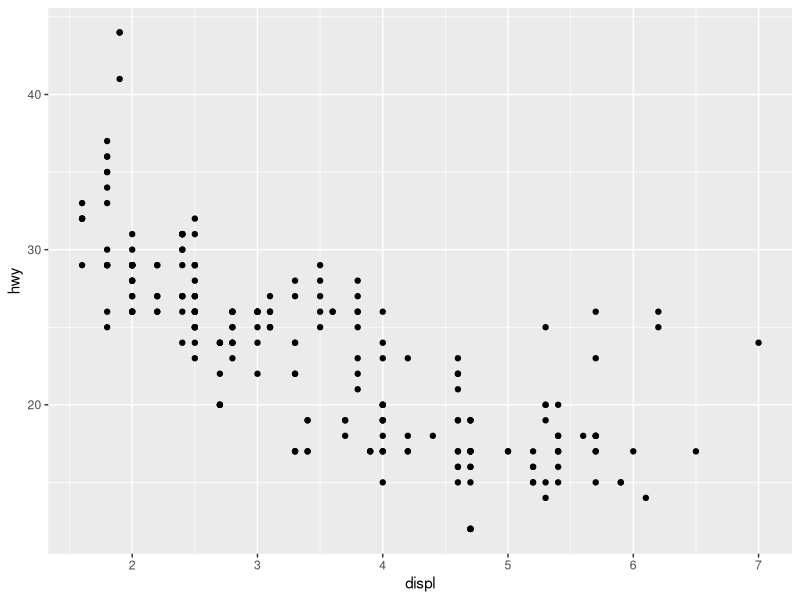
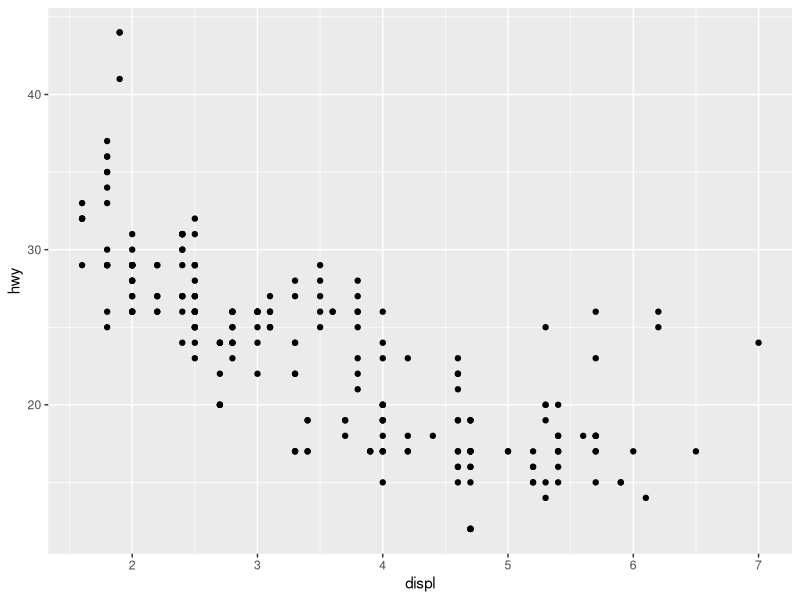
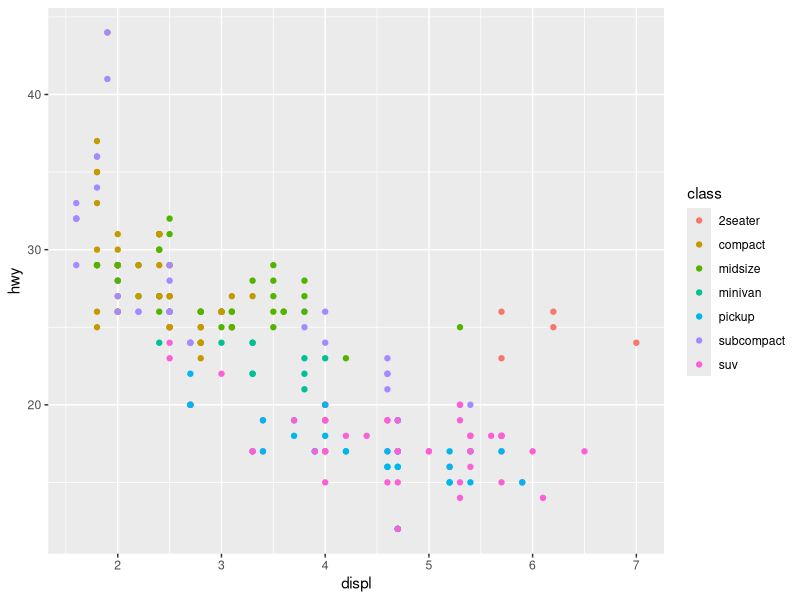
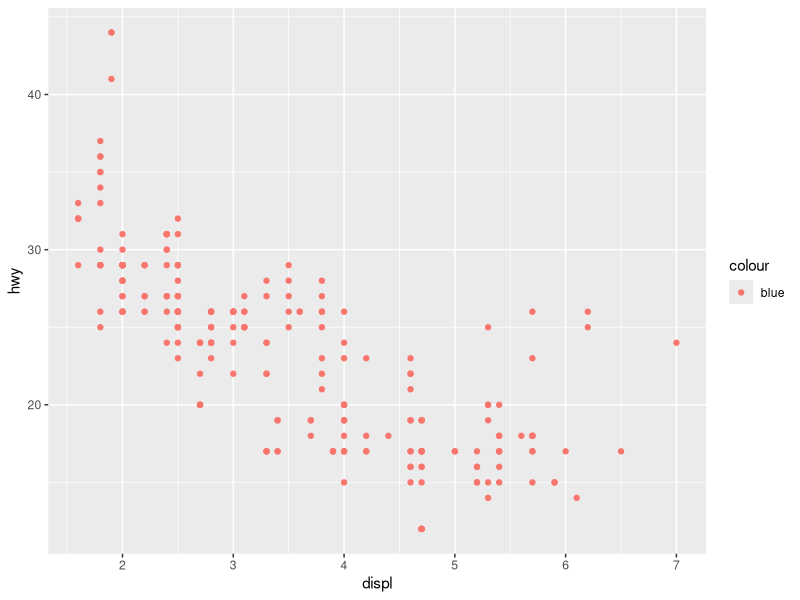
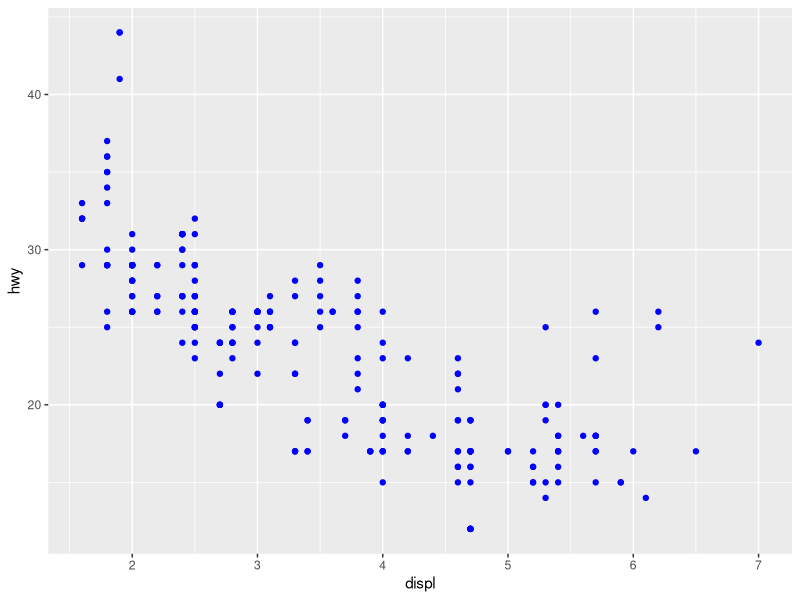
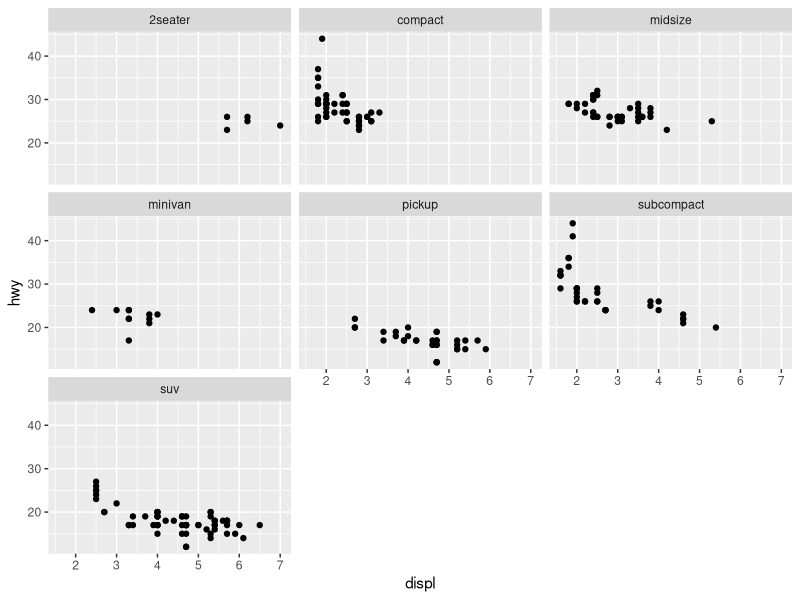
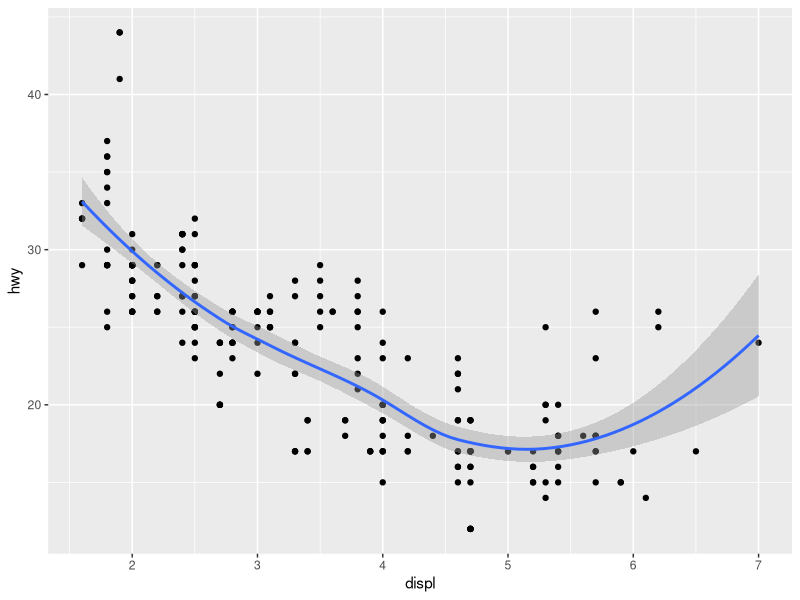
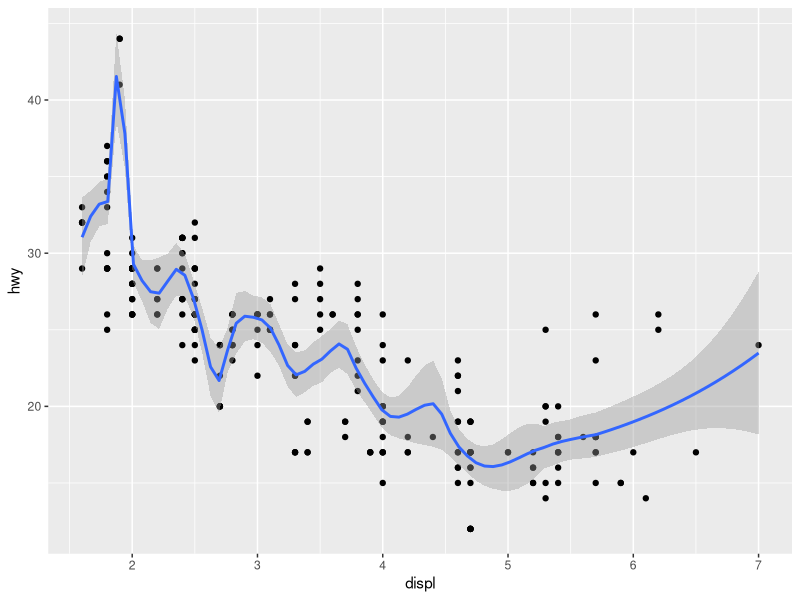

These figures' R source, in order:
## ---- chunk 1
knitr::opts_chunk$set(echo = TRUE)
## ---- chunk 2
library(ggplot2)
## ---- chunk 3
#> # A tibble: 234 × 11
#>   manufacturer model displ  year   cyl trans      drv     cty   hwy fl    class 
#>   <chr>        <chr> <dbl> <int> <int> <chr>      <chr> <int> <int> <chr> <chr> 
#> 1 audi         a4      1.8  1999     4 auto(l5)   f        18    29 p     compa…
#> 2 audi         a4      1.8  1999     4 manual(m5) f        21    29 p     compa…
#> 3 audi         a4      2    2008     4 manual(m6) f        20    31 p     compa…
#> 4 audi         a4      2    2008     4 auto(av)   f        21    30 p     compa…
#> 5 audi         a4      2.8  1999     6 auto(l5)   f        16    26 p     compa…
#> 6 audi         a4      2.8  1999     6 manual(m5) f        18    26 p     compa…
#> # ℹ 228 more rows
## ---- chunk 4
ggplot(mpg, aes(x = displ, y = hwy)) + 
  geom_point()
## ---- chunk 5
ggplot(mpg, aes(displ, hwy)) +
  geom_point()
## ---- chunk 6
ggplot(mpg, aes(displ, hwy, colour = class)) + 
  geom_point()
## ---- chunk 7
ggplot(mpg, aes(displ, hwy)) + geom_point(aes(colour = "blue"))
ggplot(mpg, aes(displ, hwy)) + geom_point(colour = "blue")
## ---- chunk 8
ggplot(mpg, aes(displ, hwy)) + 
  geom_point() + 
  facet_wrap(~class)
## ---- chunk 9
ggplot(mpg, aes(displ, hwy)) + 
  geom_point() + 
  geom_smooth()
#> `geom_smooth()` using method = 'loess' and formula = 'y ~ x'
## ---- chunk 10
ggplot(mpg, aes(displ, hwy)) + 
  geom_point() + 
  geom_smooth(span = 0.2)
#> `geom_smooth()` using method = 'loess' and formula = 'y ~ x'

ggplot(mpg, aes(displ, hwy)) + 
  geom_point() + 
  geom_smooth(span = 1)
#> `geom_smooth()` using method = 'loess' and formula = 'y ~ x'
## ---- chunk 11
library(mgcv)
ggplot(mpg, aes(displ, hwy)) + 
  geom_point() + 
  geom_smooth(method = "gam", formula = y ~ s(x))
## ---- chunk 12
ggplot(mpg, aes(displ, hwy)) + 
  geom_point() + 
  geom_smooth(method = "lm")
#> `geom_smooth()` using formula = 'y ~ x'
## ---- chunk 13
ggplot(mpg, aes(drv, hwy)) + 
  geom_point()
## ---- chunk 14
ggplot(mpg, aes(drv, hwy)) + geom_jitter()
ggplot(mpg, aes(drv, hwy)) + geom_boxplot()
ggplot(mpg, aes(drv, hwy)) + geom_violin()
## ---- chunk 15
ggplot(mpg, aes(hwy)) + geom_histogram()
#> `stat_bin()` using `bins = 30`. Pick better value `binwidth`.
ggplot(mpg, aes(hwy)) + geom_freqpoly()
#> `stat_bin()` using `bins = 30`. Pick better value `binwidth`.
## ---- chunk 16
ggplot(mpg, aes(hwy)) + 
  geom_freqpoly(binwidth = 2.5)
ggplot(mpg, aes(hwy)) + 
  geom_freqpoly(binwidth = 1)
## ---- chunk 17
ggplot(mpg, aes(displ, colour = drv)) + 
  geom_freqpoly(binwidth = 0.5)
ggplot(mpg, aes(displ, fill = drv)) + 
  geom_histogram(binwidth = 0.5) + 
  facet_wrap(~drv, ncol = 1)
## ---- chunk 18
ggplot(mpg, aes(manufacturer)) + 
  geom_bar()
## ---- chunk 19
drugs <- data.frame(
  drug = c("a", "b", "c"),
  effect = c(4.2, 9.7, 6.1)
)
## ---- chunk 20
ggplot(drugs, aes(drug, effect)) + geom_bar(stat = "identity")
ggplot(drugs, aes(drug, effect)) + geom_point()
## ---- chunk 21
ggplot(economics, aes(date, unemploy / pop)) +
  geom_line()
ggplot(economics, aes(date, uempmed)) +
  geom_line()
## ---- chunk 22
ggplot(economics, aes(unemploy / pop, uempmed)) + 
  geom_path() +
  geom_point()

year <- function(x) as.POSIXlt(x)$year + 1900
ggplot(economics, aes(unemploy / pop, uempmed)) + 
  geom_path(colour = "grey50") +
  geom_point(aes(colour = year(date)))
## ---- chunk 23
ggplot(mpg, aes(cty, hwy)) +
  geom_point(alpha = 1 / 3)

## ---- chunk 24
ggplot(mpg, aes(cty, hwy)) +
  geom_point(alpha = 1 / 3) + 
  xlab("city driving (mpg)") + 
  ylab("highway driving (mpg)")
## ---- chunk 25
# Remove the axis labels with NULL
ggplot(mpg, aes(cty, hwy)) +
  geom_point(alpha = 1 / 3) + 
  xlab(NULL) + 
  ylab(NULL)
## ---- chunk 26
ggplot(mpg, aes(drv, hwy)) +
  geom_jitter(width = 0.25)

ggplot(mpg, aes(drv, hwy)) +
  geom_jitter(width = 0.25) + 
  xlim("f", "r") + 
  ylim(20, 30)
#> Warning: Removed 138 rows containing missing values or values outside the scale range
#> (`geom_point()`).
  
# For continuous scales, use NA to set only one limit
ggplot(mpg, aes(drv, hwy)) +
  geom_jitter(width = 0.25, na.rm = TRUE) + 
  ylim(NA, 30)
## ---- chunk 27
p <- ggplot(mpg, aes(displ, hwy, colour = factor(cyl))) +
  geom_point()
## ---- chunk 28
print(p)
## ---- chunk 29
# Save png to disk
ggsave("plot.png", p, width = 5, height = 5)
## ---- chunk 30
summary(p)
#> data: manufacturer, model, displ, year, cyl, trans, drv, cty, hwy, fl,
#>   class [234x11]
#> mapping:  x = ~displ, y = ~hwy, colour = ~factor(cyl)
#> faceting:  <empty> 
#> -----------------------------------
#> geom_point: na.rm = FALSE
#> stat_identity: na.rm = FALSE
#> position_identity
